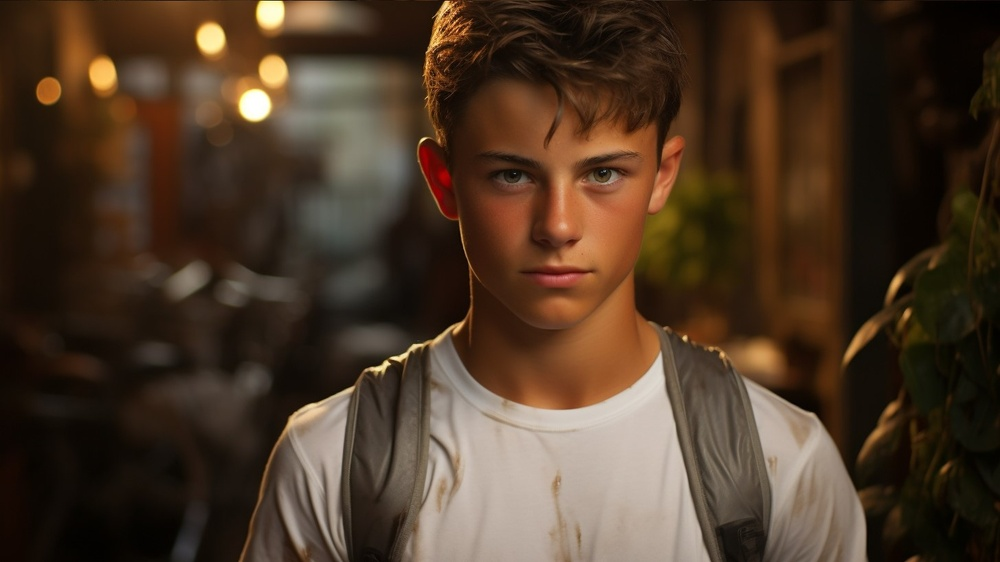
#> input picture input_example/data01.jpg, 1000 x 562 px, shrunk from 1455 x 817 before the run; the run also reads 1 picture not shown here
$ python show_image.py
#> lines starting #> are read from the running program, lines starting #| are printed output that depends on the picture
import matplotlib.pyplot as plt
import cv2


def show_img(image1, image2, image3, num):
    image1 = cv2.cvtColor(image1, cv2.COLOR_BGR2RGB)
    image2 = cv2.cvtColor(image2, cv2.COLOR_BGR2RGB)
    image3 = cv2.cvtColor(image3, cv2.COLOR_BGR2RGB)

    fig, ax = plt.subplots(1, num, figsize=(5 * num, 5))

    ax[0].imshow(image1)
    ax[0].set_title('input')
    ax[0].axis('off')

    ax[1].imshow(image2)
    ax[1].set_title('landmarks_5')
    ax[1].axis('off')

    ax[2].imshow(image3)
    ax[2].set_title('landmarks_68')
    ax[2].axis('off')

    plt.show()


if __name__ == '__main__':
    img1 = cv2.imread('input_example/data01.jpg')
#> img1 is the input picture: shape (562, 1000, 3); mean B, G, R 39.4, 56.2, 75.9
    img2 = cv2.imread('result/result_5.jpg')
    img3 = cv2.imread('result/result_68.jpg')
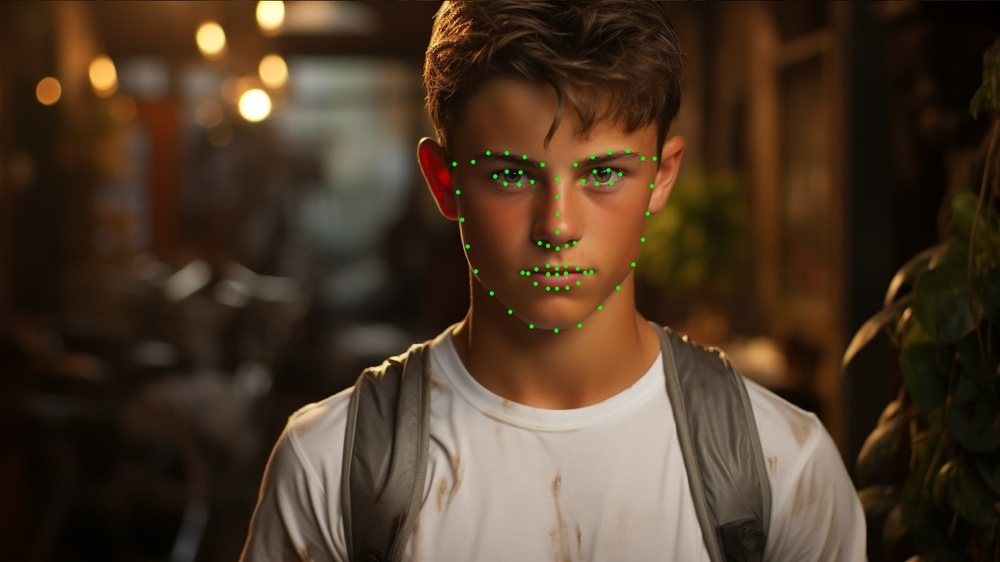
#> input picture result/result_68.jpg, 1000 x 562 px, shrunk from 1455 x 817 before the run
#> img3 is the input picture: shape (562, 1000, 3); mean B, G, R 39.3, 56.5, 75.7

    show_img(img1, img2, img3, num=3)
#> in show_img, `plt.show()`:
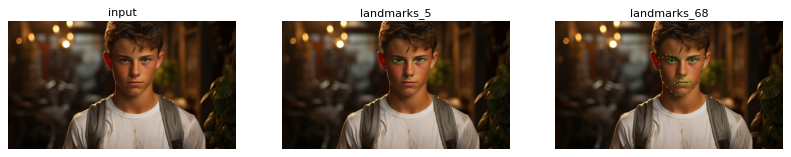
#> figure drawn by matplotlib, 3 panels
